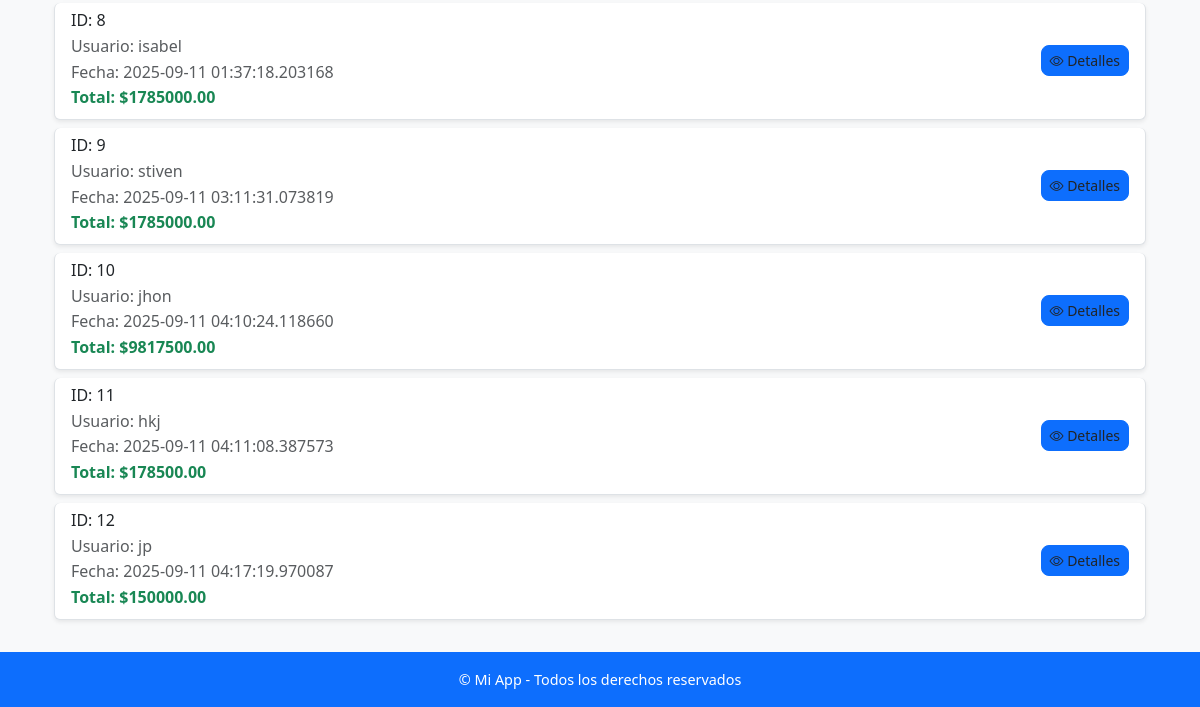
/ventas_factura (lower part), run on an earlier commit of the app's database.
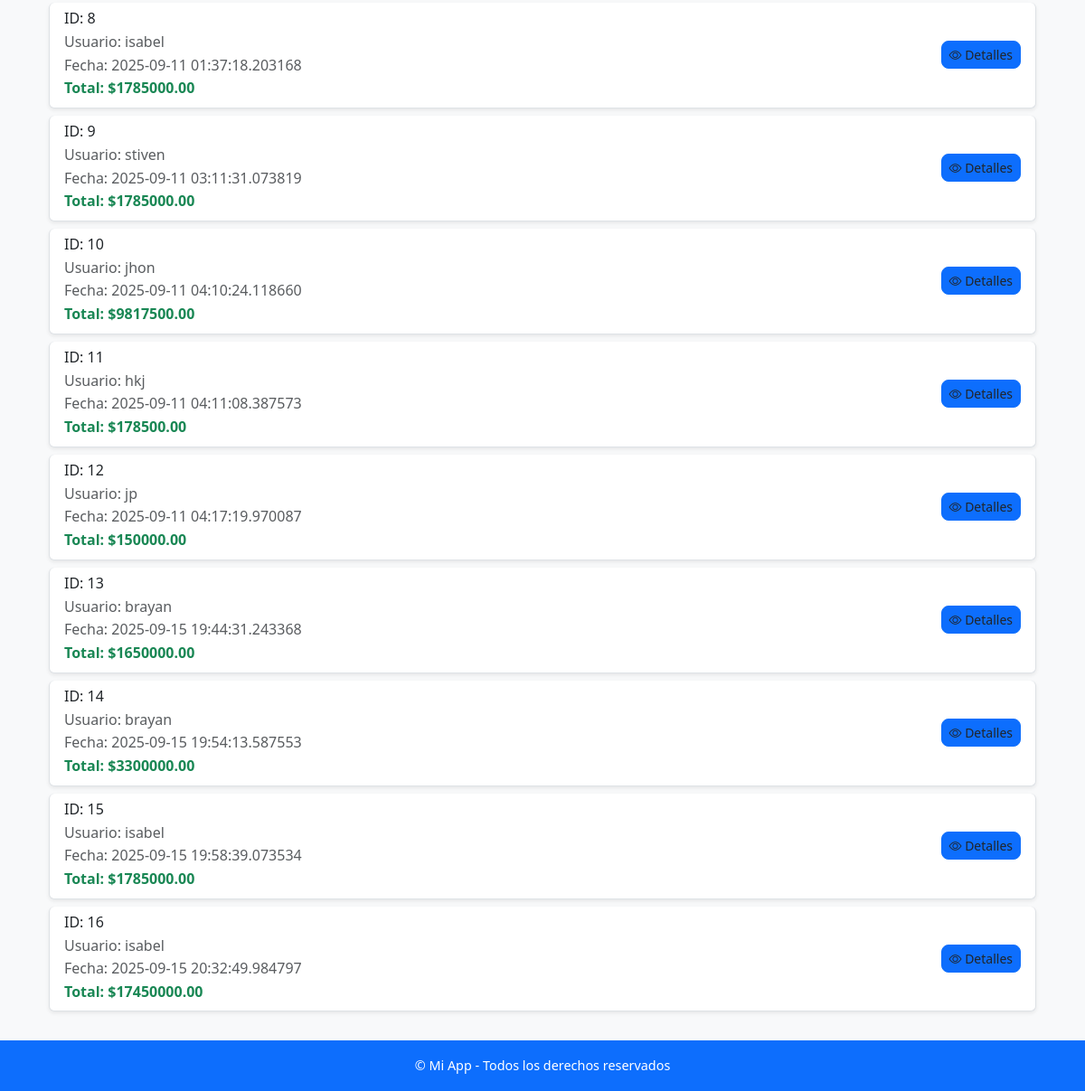
And on a later commit of the database.
### app/models/users.py (models this page shows, shortened)
class VentaFactura(db.Model):
    __tablename__ = 'ventas_factura'
    idventas_factura = db.Column(db.Integer, primary_key=True)
    usuario_idusuario = db.Column(db.Integer, db.ForeignKey('usuario.idusuario'), nullable=False)
    fecha_venta = db.Column(db.DateTime, nullable=False, default=datetime.utcnow)
    tipo_venta = db.Column(db.Enum('fisica', 'online', name='tipo_venta_enum'))
    estado_envio = db.Column(db.Enum('pendiente', 'pagado', 'anulado', name='estado_envio_enum'), default='pendiente')
    total = db.Column(db.Numeric(10, 2), nullable=False)
    usuario = db.relationship('Users', backref='ventas_facturas')

class Users(db.Model, UserMixin):
    __tablename__ = 'usuario'
    idusuario = db.Column(db.Integer, primary_key=True)
    nombre = db.Column(db.String(100))
    telefono = db.Column(db.String(45))
    correo = db.Column(db.String(100), unique=True)
    direccion = db.Column(db.String(100))
    password = db.Column(db.String(255))
    rol = db.Column(db.Enum('cliente', 'tecnico', 'admin'))

### app/routes/ventas_factura.py (the view)
@bp.route('/ventas_factura')
def listar_ventas():
    ventas = VentaFactura.query.all()
    return render_template('ventas_factura.html', ventas=ventas)

### app/templates/ventas_factura.html (shortened to what this page needs)
{% extends "base.html" %}
{% block content %}
<div class="container mt-5">
    <ul class="list-group">
        {% for venta in ventas %}
        <li class="list-group-item mb-2 shadow-sm rounded venta-card">
            <div class="d-flex justify-content-between align-items-center">
                <div>
                    <h6 class="mb-1">ID: {{ venta.idventas_factura }}</h6>
                    <p class="mb-0 text-muted">
                        Usuario: {{ venta.usuario.nombre if venta.usuario else 'Sin usuario' }} <br>
                        Fecha: {{ venta.fecha_venta }} <br>
                        <strong class="text-success">Total: ${{ venta.total }}</strong>
                    </p>
                </div>
                <a href="{{ url_for('ventas_factura.detalle_venta', id=venta.idventas_factura) }}"
                   class="btn btn-sm btn-primary">
                   <i class="bi bi-eye"></i> Detalles
                </a>
            </div>
        </li>
        {% else %}
        <li class="list-group-item text-center text-muted">
            No hay ventas registradas
        </li>
        {% endfor %}
    </ul>
</div>
{% endblock %}

What changed in the data, as far as the page shows it:
added VentaFactura: idventas_factura "13", usuario "brayan", fecha_venta "2025-09-15 19:44:31.243368", total "1650000.00"
added VentaFactura: idventas_factura "14", usuario "brayan", fecha_venta "2025-09-15 19:54:13.587553", total "3300000.00"
added VentaFactura: idventas_factura "15", usuario "isabel", fecha_venta "2025-09-15 19:58:39.073534", total "1785000.00"
added VentaFactura: idventas_factura "16", usuario "isabel", fecha_venta "2025-09-15 20:32:49.984797", total "17450000.00"
